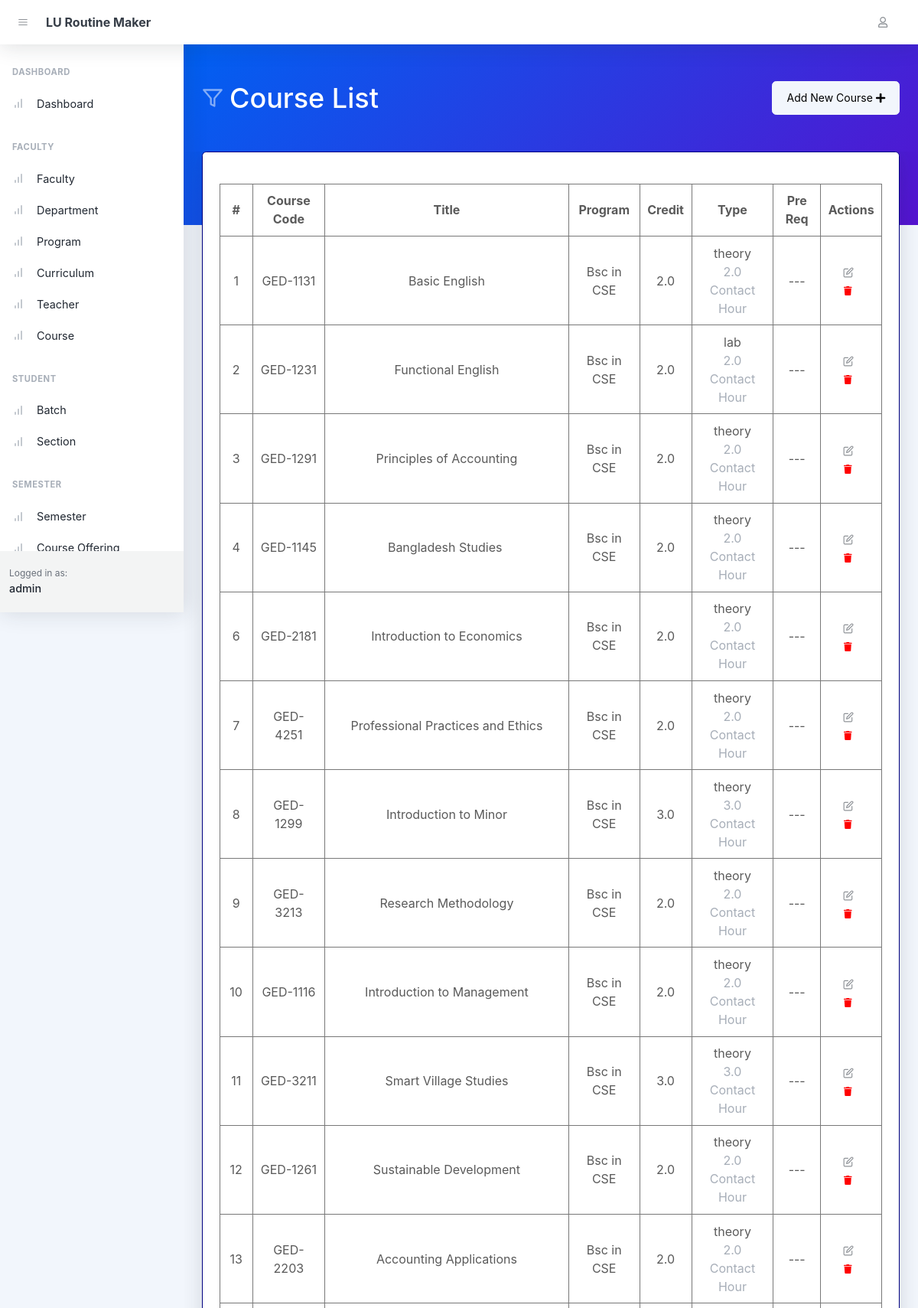
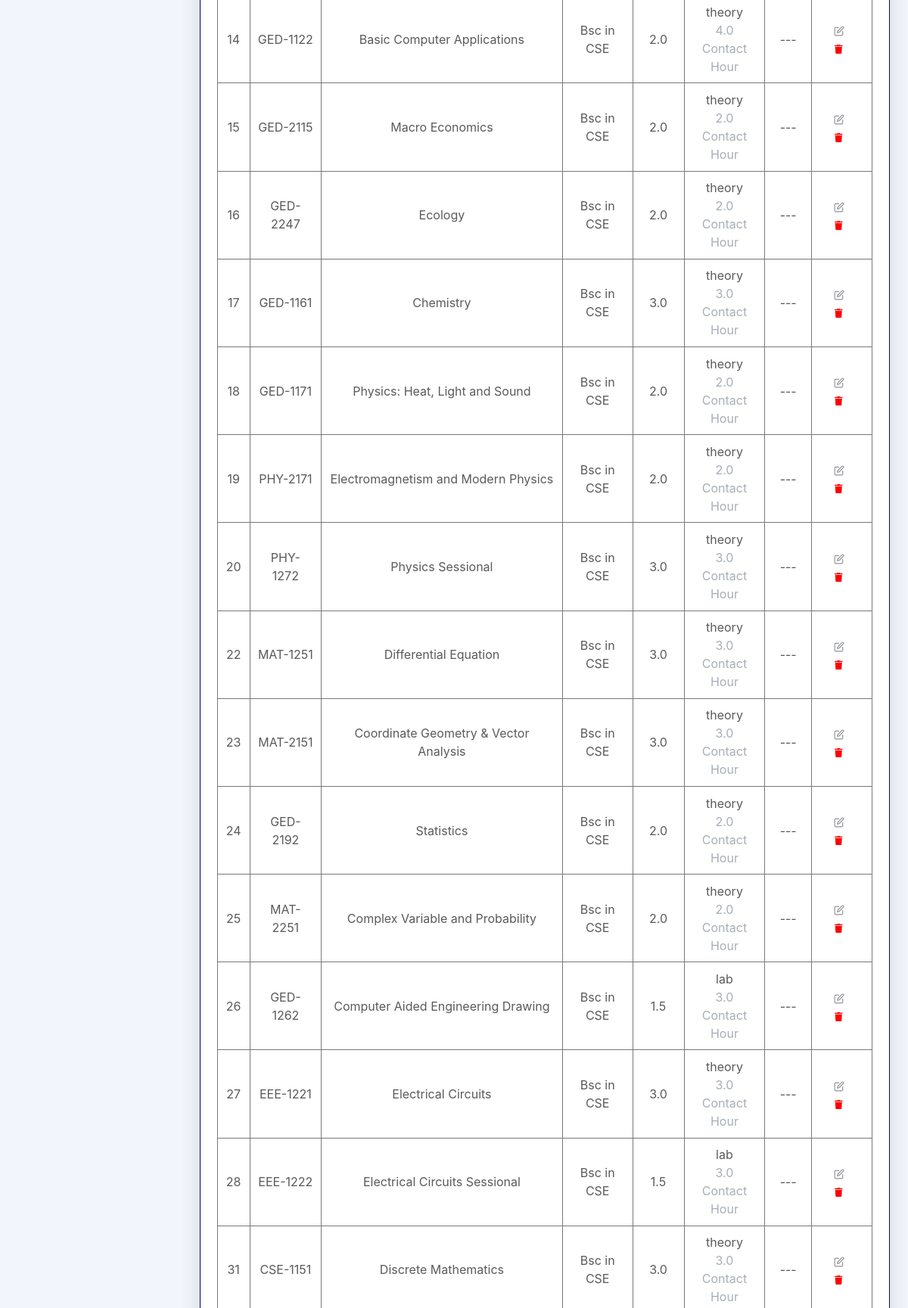
Page /courses/ (signed in, upper part) on the committed database (2 pictures, top to bottom).
### faculty/models.py (models this page shows, shortened)
class Course(AbstractTimestampModel):
    class Type(models.TextChoices):
        THEORY = 'theory', _("Theory")
        LAB = 'lab', _("Lab")
    course_code = models.CharField(verbose_name=_(
        "Course Code"), max_length=16, unique=True)
    title = models.CharField(verbose_name=_("Title"), max_length=255)
    credit = models.FloatField(verbose_name=_("Credit"))
    curriculum = models.ManyToManyField(
        verbose_name=_('Curriculum'),
        to="faculty.Curriculum",
        related_name="courses"
    )
    pre_req = models.ForeignKey(
        verbose_name=_("Pre Req"),
        to="faculty.Course",
        related_name="dependents",
        on_delete=models.CASCADE,
        blank=True,
        null=True
    )
    contact_hour = models.FloatField(verbose_name=_("Contact Hour"))
    type = models.CharField(
        verbose_name=_("Type"),
        choices=Type.choices,
        max_length=8
    )
    class Meta:
        verbose_name = _('Course')
        verbose_name_plural = _('Courses')

class Curriculum(AbstractTimestampModel):
    program = models.ForeignKey(
        verbose_name=_('Program'),
        to='faculty.Program',
        related_name='curriculums',
        on_delete=models.CASCADE,
    )
    total_credit = models.FloatField(verbose_name=_('Total Credit'))
    start_effect_date = models.DateField(verbose_name=_('Start Effect Date'))
    end_effect_date = models.DateField(verbose_name=_(
        'End Effect Date'), null=True, blank=True)
    active = models.BooleanField(verbose_name=_('Active'))

class Program(AbstractTimestampModel):
    program_id = models.CharField(verbose_name=_(
        'Short Code'), max_length=32, unique=True)
    title = models.CharField(verbose_name=_('Program'), max_length=255)
    department = models.ForeignKey(
        verbose_name=_('Department'),
        to='faculty.Department',
        related_name='programs',
        on_delete=models.CASCADE,
        null=True
    )
    class Meta:
        verbose_name = _('Program')
        verbose_name_plural = _('Programs')

class Department(AbstractTimestampModel):
    department_id = models.CharField(verbose_name=_(
        'Short Code'), max_length=32, unique=True)
    title = models.CharField(verbose_name=_(
        'Title'), max_length=255, unique=True)
    faculty = models.ForeignKey(
        verbose_name=_('Faculty'),
        to='faculty.Faculty',
        related_name='departments',
        on_delete=models.CASCADE,
        null=True
    )
    class Meta:
        verbose_name = _('Department')
        verbose_name_plural = _('Departments')

### faculty/views.py (the view)
# urls.py: path('courses/', views.CourseListView.as_view(), name='course_list'),
@method_decorator(login_required, name='dispatch')
class CourseListView(ListView):
    model = Course
    template_name = 'course_list.html'
    context_object_name = 'courses'
    def get_context_data(self, **kwargs):
        context = super().get_context_data(**kwargs)
        context['user'] = self.request.user
        return context

### faculty/templates/course_list.html (shortened to what this page needs)
{% extends 'base.html' %}
{% block body_header %}
    <header class="page-header page-header-dark bg-gradient-primary-to-secondary pb-10">
        <div class="container-xl px-4">
            <div class="page-header-content pt-4">
                <div class="d-flex justify-content-between">
                    <div class="col-auto mt-4">
                        <h1 class="page-header-title">
                            <div class="page-header-icon"><i data-feather="filter"></i></div>
                            Course List
                        </h1>
                    </div>
                    <div class="mt-4">
                        <a href="{% url 'faculty:course_create' %}" class="btn btn-light">Add New Course&nbsp;<i
                                class="fas fa-plus"></i> </a>
                    </div>
                </div>
            </div>
        </div>
    </header>
{% endblock body_header %}
{% block body %}
    <div class="container-xl px-4 mt-n10">
        <div class="card mb-4">
            <div class="card-body">
                <table id="datatablesSimple">
                    <thead>
                    <tr>
                        <th>#</th>
                        <th>Course Code</th>
                        <th>Title</th>
                        <th>Program</th>
                        <th>Credit</th>
                        <th>Type</th>
                        <th>Pre Req</th>
                        <th>Actions</th>
                    </tr>
                    </thead>
                    <tbody>
                    {% for course in courses %}
                        <tr>
                            <td>{{ course.id }}</td>
                            <td>{{ course.course_code }}</td>
                            <td>{{ course.title }}</td>
                            <td>
                                {{ course.curriculum.all.first.program.program_id }} in
                                {{ course.curriculum.all.first.program.department.department_id }}
                            </td>
                            <td>{{ course.credit }}</td>
                            <td>{{ course.type }}
                                <p class="text-muted m-0">{{ course.contact_hour }} Contact Hour</p>
                            </td>
                            <td>
                                {% if course.pre_req %}
                                    {{ pre_req }}
                                {% else %}
                                    ---
                                {% endif %}
                            </td>
                            <td class="text-center">
                                <a href="{% url 'faculty:course_update' %}?id={{ course.id }}"
                                   class="btn btn-datatable btn-icon btn-transparent-dark me-2"><i
                                        data-feather="edit"></i></a>
                                <a href="{% url 'faculty:course_delete' course.id %}"
                                        class="btn btn-datatable btn-icon btn-transparent-dark me-2">
                                        <i class="fa fa-trash delete" aria-hidden="true"></i>
                                </a>
                            </td>
                        </tr>
                    {% endfor %}
                    </tbody>
                </table>
            </div>
        </div>
    </div>
{% endblock %}

### rows in the picture
Course: id "1", course_code "GED-1131", title "Basic English", curriculum.all.first.program.program_id "Bsc", curriculum.all.first.program.department.department_id "CSE", credit "2.0", type "theory", contact_hour "2.0"
Course: id "2", course_code "GED-1231", title "Functional English", curriculum.all.first.program.program_id "Bsc", curriculum.all.first.program.department.department_id "CSE", credit "2.0", type "lab", contact_hour "2.0"
Course: id "3", course_code "GED-1291", title "Principles of Accounting", curriculum.all.first.program.program_id "Bsc", curriculum.all.first.program.department.department_id "CSE", credit "2.0", type "theory", contact_hour "2.0"
Course: id "4", course_code "GED-1145", title "Bangladesh Studies", curriculum.all.first.program.program_id "Bsc", curriculum.all.first.program.department.department_id "CSE", credit "2.0", type "theory", contact_hour "2.0"
Course: id "6", course_code "GED-2181", title "Introduction to Economics", curriculum.all.first.program.program_id "Bsc", curriculum.all.first.program.department.department_id "CSE", credit "2.0", type "theory", contact_hour "2.0"
Course: id "7", course_code "GED-4251", title "Professional Practices and Ethics", curriculum.all.first.program.program_id "Bsc", curriculum.all.first.program.department.department_id "CSE", credit "2.0", type "theory", contact_hour "2.0"
Course: id "8", course_code "GED-1299", title "Introduction to Minor", curriculum.all.first.program.program_id "Bsc", curriculum.all.first.program.department.department_id "CSE", credit "3.0", type "theory", contact_hour "3.0"
Course: id "9", course_code "GED-3213", title "Research Methodology", curriculum.all.first.program.program_id "Bsc", curriculum.all.first.program.department.department_id "CSE", credit "2.0", type "theory", contact_hour "2.0"
Course: id "10", course_code "GED-1116", title "Introduction to Management", curriculum.all.first.program.program_id "Bsc", curriculum.all.first.program.department.department_id "CSE", credit "2.0", type "theory", contact_hour "2.0"
Course: id "11", course_code "GED-3211", title "Smart Village Studies", curriculum.all.first.program.program_id "Bsc", curriculum.all.first.program.department.department_id "CSE", credit "3.0", type "theory", contact_hour "3.0"
Course: id "12", course_code "GED-1261", title "Sustainable Development", curriculum.all.first.program.program_id "Bsc", curriculum.all.first.program.department.department_id "CSE", credit "2.0", type "theory", contact_hour "2.0"
Course: id "13", course_code "GED-2203", title "Accounting Applications", curriculum.all.first.program.program_id "Bsc", curriculum.all.first.program.department.department_id "CSE", credit "2.0", type "theory", contact_hour "2.0"
Course: id "14", course_code "GED-1122", title "Basic Computer Applications", curriculum.all.first.program.program_id "Bsc", curriculum.all.first.program.department.department_id "CSE", credit "2.0", type "theory", contact_hour "4.0"
Course: id "15", course_code "GED-2115", title "Macro Economics", curriculum.all.first.program.program_id "Bsc", curriculum.all.first.program.department.department_id "CSE", credit "2.0", type "theory", contact_hour "2.0"
Course: id "16", course_code "GED- 2247", title "Ecology", curriculum.all.first.program.program_id "Bsc", curriculum.all.first.program.department.department_id "CSE", credit "2.0", type "theory", contact_hour "2.0"
Course: id "17", course_code "GED-1161", title "Chemistry", curriculum.all.first.program.program_id "Bsc", curriculum.all.first.program.department.department_id "CSE", credit "3.0", type "theory", contact_hour "3.0"
Course: id "18", course_code "GED-1171", title "Physics: Heat, Light and Sound", curriculum.all.first.program.program_id "Bsc", curriculum.all.first.program.department.department_id "CSE", credit "2.0", type "theory", contact_hour "2.0"
Course: id "19", course_code "PHY-2171", title "Electromagnetism and Modern Physics", curriculum.all.first.program.program_id "Bsc", curriculum.all.first.program.department.department_id "CSE", credit "2.0", type "theory", contact_hour "2.0"
Course: id "20", course_code "PHY-1272", title "Physics Sessional", curriculum.all.first.program.program_id "Bsc", curriculum.all.first.program.department.department_id "CSE", credit "3.0", type "theory", contact_hour "3.0"
Course: id "22", course_code "MAT-1251", title "Differential Equation", curriculum.all.first.program.program_id "Bsc", curriculum.all.first.program.department.department_id "CSE", credit "3.0", type "theory", contact_hour "3.0"
Course: id "23", course_code "MAT-2151", title "Coordinate Geometry & Vector Analysis", curriculum.all.first.program.program_id "Bsc", curriculum.all.first.program.department.department_id "CSE", credit "3.0", type "theory", contact_hour "3.0"
Course: id "24", course_code "GED-2192", title "Statistics", curriculum.all.first.program.program_id "Bsc", curriculum.all.first.program.department.department_id "CSE", credit "2.0", type "theory", contact_hour "2.0"
Course: id "25", course_code "MAT-2251", title "Complex Variable and Probability", curriculum.all.first.program.program_id "Bsc", curriculum.all.first.program.department.department_id "CSE", credit "2.0", type "theory", contact_hour "2.0"
Course: id "26", course_code "GED-1262", title "Computer Aided Engineering Drawing", curriculum.all.first.program.program_id "Bsc", curriculum.all.first.program.department.department_id "CSE", credit "1.5", type "lab", contact_hour "3.0"
Course: id "27", course_code "EEE-1221", title "Electrical Circuits", curriculum.all.first.program.program_id "Bsc", curriculum.all.first.program.department.department_id "CSE", credit "3.0", type "theory", contact_hour "3.0"
Course: id "28", course_code "EEE-1222", title "Electrical Circuits Sessional", curriculum.all.first.program.program_id "Bsc", curriculum.all.first.program.department.department_id "CSE", credit "1.5", type "lab", contact_hour "3.0"
Course: id "31", course_code "CSE-1151", title "Discrete Mathematics", curriculum.all.first.program.program_id "Bsc", curriculum.all.first.program.department.department_id "CSE", credit "3.0", type "theory", contact_hour "3.0"
